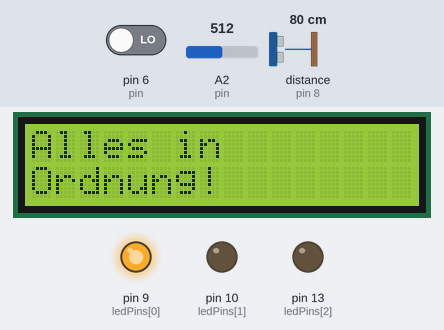
Recording of a sketch running on a simulated Arduino Uno, built with avr-gcc and run on an emulated ATmega328P. Parts: 16×2 character LCD, output pins drawn as LEDs (lit = HIGH). Dashed ring = blinking. Inputs (shaded band) come from the test bench; at power-on: distance to the obstacle (sensor on pin 8) 80 cm, A2 (pin) = 512, pin 6 (pin) LOW. The echo pulse lasts 58.3 µs per cm.

Above: at 1.2 s.
1.3 s: distance to the obstacle (sensor on pin 8) set to 11 cm
2.8 s: distance to the obstacle (sensor on pin 8) set to 8 cm
At 3.25 s:
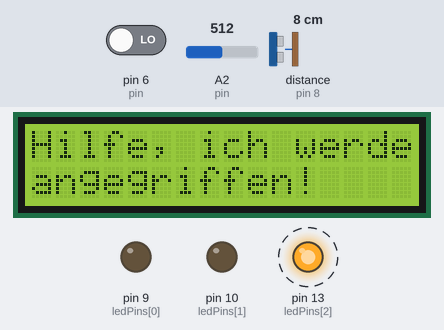
5.8 s: distance to the obstacle (sensor on pin 8) set to 18 cm
At 7.0 s:
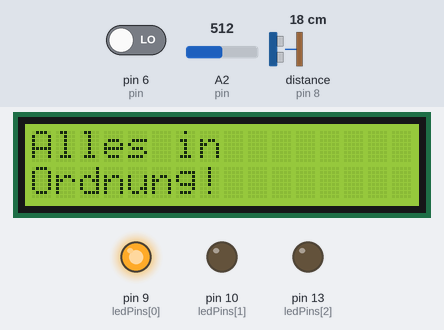
7.3 s: A2 (pin) set to 832
8.8 s: A2 (pin) set to 866
At 9.4 s:
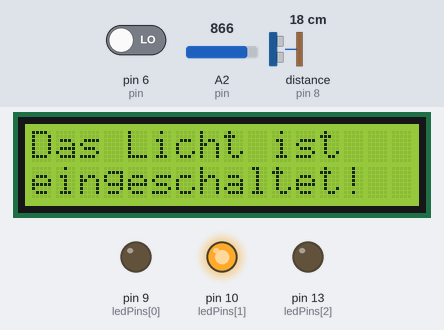
10.3 s: pin 6 (pin) driven HIGH
At 11.4 s:
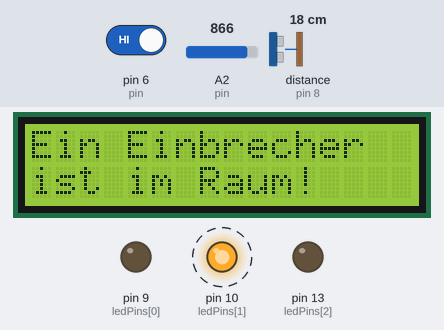
Timing chart, 0 to 14.3 s (numbered marks = the images above; inputs shaded):
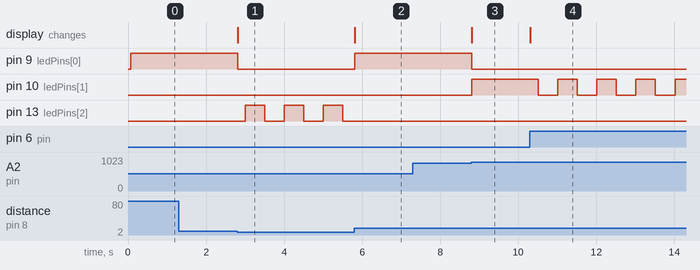

Measured:
- the behaviour switches between 10 and 9 cm on distance to the obstacle (sensor on pin 8) (found by bisection; images 0 and 1)
- the behaviour switches between 850 and 851 on A2 (pin) (found by bisection; images 2 and 3)
- after the input at 1.3 s, every drawn part: stays the same
- after the input at 2.8 s, pin 9 (ledPins[0]): HIGH → LOW at once; pin 13 (ledPins[2]): alternates HIGH for 0.50 s and LOW for 0.50 s, starting after 0.21 s; the display: changes at once (image 1)
- after the input at 5.8 s, pin 9 (ledPins[0]): LOW → HIGH at once; pin 13 (ledPins[2]): stays LOW (without the input it goes to HIGH after 0.21 s); the display: changes at once (image 2)
- after the input at 7.3 s, every drawn part: stays the same
- after the input at 8.8 s, pin 9 (ledPins[0]): HIGH → LOW at once; pin 10 (ledPins[1]): LOW → HIGH at once; the display: changes at once (image 3)
- after the input at 10.3 s, pin 10 (ledPins[1]): alternates HIGH for 0.50 s and LOW for 0.50 s, starting after 0.21 s; the display: changes at once (image 4)

The sketch:

Alarmanlage.ino
```cpp
/*
  Der leichte Einstieg in Arduino & Co.
  Projekt Alarmanlage

  Version 1.00, 09.05.2019
  Der Hobbyelektroniker
  https://community.hobbyelektroniker.ch
  https://www.youtube.com/c/HobbyelektronikerCh
  Der Code kann mit Quellenangabe frei verwendet werden.
*/

#include "globals.h"
#include "pir.h"
#include "licht.h"
#include "abstand.h"
#include "display.h"
#include "leds.h"

void setup() {
  pir_init();
  licht_init();
  abstand_init();
  display_init();
  leds_init();
}

void alarmTest() {
  int stufe;
  if (abstand_cm() < 10) {
    stufe = 4;
  } else if (licht_staerke() > 850 && pir_bewegung()) {
    stufe = 3;
  } else if (pir_bewegung()) {
    stufe = 2;
  } else if (licht_staerke() > 850) {
    stufe = 1;
  } else {
    stufe = 0;
  }
  display_show(stufe);
  leds_show(stufe);
}

void loop() {
  alarmTest();
}
```

abstand.cpp
```cpp
/*
  Der leichte Einstieg in Arduino & Co.
  Projekt Alarmanlage
  Ultraschallsensor

  Version 1.00, 09.05.2019
  Der Hobbyelektroniker
  https://community.hobbyelektroniker.ch
  https://www.youtube.com/c/HobbyelektronikerCh
  Der Code kann mit Quellenangabe frei verwendet werden.
*/


#define VERS 100

#include <arduino.h>
#include "globals.h"
#include "abstand.h"

#include <NewPing.h>

const int trigger_Pin = 7;
const int echo_Pin = 8;
const int maxDistanz = 80; // 80 cm

NewPing sonar(trigger_Pin,echo_Pin,maxDistanz);

int abstand_cm() {
  int cm = sonar.ping_cm();
  if (!cm) cm = maxDistanz;
  return cm;
}

void abstand_init() {
  pinMode(trigger_Pin,OUTPUT);
  digitalWrite(trigger_Pin,LOW);
}

int abstand_version() {
  return VERS;
}
```

abstand.h
```cpp
/*
  Der leichte Einstieg in Arduino & Co.
  Projekt Alarmanlage
  Ultraschallsensor

  Version 1.00, 09.05.2019
  Der Hobbyelektroniker
  https://community.hobbyelektroniker.ch
  https://www.youtube.com/c/HobbyelektronikerCh
  Der Code kann mit Quellenangabe frei verwendet werden.
*/

// Funktionen
int abstand_cm();

void abstand_init();   // Ultraschallsensor initialisieren
int abstand_version(); // Version (100 --> Vers. 1.00)
```

display.cpp
```cpp
/*
  Der leichte Einstieg in Arduino & Co.
  Projekt Alarmanlage
  Displayansteuerung

  Version 1.00, 09.05.2019
  Der Hobbyelektroniker
  https://community.hobbyelektroniker.ch
  https://www.youtube.com/c/HobbyelektronikerCh
  Der Code kann mit Quellenangabe frei verwendet werden.
*/

#define VERS 100

#include <arduino.h>
#include "globals.h"
#include "display.h"

#include <LiquidCrystal.h>

LiquidCrystal lcd(12, 11, 5, 4, 3, 2); // Pins für rs, en, d4, d5, d6, d7

void printX(const char a[]) {
  int i = 0;
  while (true) {
    char ch = a[i++];
    if (ch == 0) return;
    if (ch == '&') {
      ch = a[i++];
      switch (ch) {
        case 'a': lcd.write(0xE1);
                  break;
        case 'o': lcd.write(0xEF);
                  break;
        case 'u': lcd.write(0xF5);
                  break;
        default: if (ch < 128) lcd.write(ch);
      }
    } else if (ch < 128) {
      lcd.write(ch);
    }
  }
}

void display_print(String line1, String line2) {
  lcd.clear();
  printX(line1.c_str());
  lcd.setCursor(0,1); printX(line2.c_str());
}

void display_show(int neuerAlarm) {
  static int alarm = -1;
  if (alarm == neuerAlarm) return; // nichts geändert
  alarm = neuerAlarm;
  switch (alarm) {
    case 0:
      display_print("Alles in","Ordnung!");
      break;
    case 1: // Licht festgestellt
      display_print("Das Licht ist","eingeschaltet!");
      break;
    case 2: // Bewegung festgestellt
      display_print("Bewegung","festgestellt!");
      break;
    case 3: // Licht und Bewegung
      display_print("Ein Einbrecher","ist im Raum!");
      break;
    case 4: // Distanz unterschritten
      display_print("Hilfe, ich werde","angegriffen!");
      break;
    default:
      lcd.clear();
  }
}

void display_init() {
  lcd.begin(16, 2);  // 16 Zeichen, 2 Zeilen
  lcd.clear();
}

int display_version() {
  return VERS;
}
```

display.h
```cpp
/*
  Der leichte Einstieg in Arduino & Co.
  Projekt Alarmanlage
  Displayansteuerung

  Version 1.00, 09.05.2019
  Der Hobbyelektroniker
  https://community.hobbyelektroniker.ch
  https://www.youtube.com/c/HobbyelektronikerCh
  Der Code kann mit Quellenangabe frei verwendet werden.
*/

// Funktionen
// Alarmstufe  0: ok
//             1: Licht
//             2: Bewegung
//             3: Licht und Bewegung
//             4: Distanz unterschritten
void display_show(int alarmStufe);
void display_print(String line1, String line2 = "");


void display_init();
int display_version(); // Version (100 --> Vers. 1.00)
```

globals.h
```cpp
/*
  Der leichte Einstieg in Arduino & Co.
  Projekt Alarmanlage
  Globale Definitionen

  Version 1.00, 09.05.2019
  Der Hobbyelektroniker
  https://community.hobbyelektroniker.ch
  https://www.youtube.com/c/HobbyelektronikerCh
  Der Code kann mit Quellenangabe frei verwendet werden.
*/
```

leds.cpp
```cpp
/*
  Der leichte Einstieg in Arduino & Co.
  Projekt Alarmanlage
  Leuchtdioden

  Version 1.00, 09.05.2019
  Der Hobbyelektroniker
  https://community.hobbyelektroniker.ch
  https://www.youtube.com/c/HobbyelektronikerCh
  Der Code kann mit Quellenangabe frei verwendet werden.
*/

#define VERS 100

#include <arduino.h>
#include "globals.h"
#include "leds.h"

// Pin - Definitionen
const int ledPins[] = {9,10,13};

// Index in Array
const int gruen = 0;
const int gelb = 1;
const int rot = 2;

// mögliche Zustände der Led's
const int aus = 0;
const int ein = 1;
const int blinken = 2;

const int blinkZeit = 500;  // 500 ms

// Aktuelle Zustände der Led's
int ledZustand[] = {aus,aus,aus};


// Schalten der Led's, die blinken sollen
void ledBlink() {
  static unsigned long alteZeit = 0;
  unsigned long zeit = millis();
  if (zeit >= alteZeit + blinkZeit) {
    alteZeit = zeit;
    for (int i = gruen; i <= rot; i++) {
      if (ledZustand[i] == blinken) digitalWrite(ledPins[i],!digitalRead(ledPins[i]));
    }
  }
}

// Schalten der Led's, die nicht blinken sollen
void ledAnzeige() {
  for (int i = gruen; i <= rot; i++) {
    if (ledZustand[i] == aus) digitalWrite(ledPins[i],LOW);
    if (ledZustand[i] == ein) digitalWrite(ledPins[i],HIGH);
  }
}


void leds_show(int neuerAlarm) {
  static int alarm = -1;
  ledBlink();
  if (alarm == neuerAlarm) return; // nichts geändert
  alarm = neuerAlarm;
  switch (alarm) {
    case 0:
      ledZustand[gruen] = ein;
      ledZustand[gelb] = aus;
      ledZustand[rot] = aus;
      break;
    case 1:;
    case 2:
      ledZustand[gruen] = aus;
      ledZustand[gelb] = ein;
      ledZustand[rot] = aus;
      break;
    case 3:
      ledZustand[gruen] = aus;
      ledZustand[gelb] = blinken;
      ledZustand[rot] = aus;
      break;
    case 4:
      ledZustand[gruen] = aus;
      ledZustand[gelb] = aus;
      ledZustand[rot] = blinken;
      break;
  }
  ledAnzeige();
}

void leds_init() {
  for (int i = gruen; i <= rot; i++) {
    pinMode(ledPins[i],OUTPUT);
  }
}

int leds_version() {
  return VERS;
}
```

leds.h
```cpp
/*
  Der leichte Einstieg in Arduino & Co.
  Projekt Alarmanlage
  Leuchtdioden

  Version 1.00, 09.05.2019
  Der Hobbyelektroniker
  https://community.hobbyelektroniker.ch
  https://www.youtube.com/c/HobbyelektronikerCh
  Der Code kann mit Quellenangabe frei verwendet werden.
*/

// Funktionen
// Alarmstufe  0: ok
//             1: Licht
//             2: Bewegung
//             3: Licht und Bewegung
//             4: Distanz unterschritten
void leds_show(int alarmStufe);

void leds_init();   // Led's initialisieren
int leds_version(); // Version (100 --> Vers. 1.00)
```

licht.cpp
```cpp
/*
  Der leichte Einstieg in Arduino & Co.
  Projekt Alarmanlage
  Licht - Sensor (LDR)

  Version 1.00, 09.05.2019
  Der Hobbyelektroniker
  https://community.hobbyelektroniker.ch
  https://www.youtube.com/c/HobbyelektronikerCh
  Der Code kann mit Quellenangabe frei verwendet werden.
*/

#define VERS 100

#include <arduino.h>
#include "globals.h"
#include "licht.h"

// Pin - Definitionen
const int pin = A2;

int licht_staerke() {
  return analogRead(pin);
}

void licht_init() {
}

int licht_version() {
  return VERS;
}
```

licht.h
```cpp
/*
  Der leichte Einstieg in Arduino & Co.
  Projekt Alarmanlage
  Licht - Sensor (LDR)

  Version 1.00, 09.05.2019
  Der Hobbyelektroniker
  https://community.hobbyelektroniker.ch
  https://www.youtube.com/c/HobbyelektronikerCh
  Der Code kann mit Quellenangabe frei verwendet werden.
*/

// Funktionen
int licht_staerke();

void licht_init();
int licht_version();
```

pir.cpp
```cpp
/*
  Der leichte Einstieg in Arduino & Co.
  Projekt Alarmanlage
  PIR - Sensor

  Version 1.00, 14.05.2019
  Der Hobbyelektroniker
  https://community.hobbyelektroniker.ch
  https://www.youtube.com/c/HobbyelektronikerCh
  Der Code kann mit Quellenangabe frei verwendet werden.
*/

#define VERS 100

#include <arduino.h>
#include "pir.h"

// Pin - Definitionen
const int pin = 6;

boolean pir_bewegung() {
  return digitalRead(pin);
}

void pir_init() {
}

int pir_version() {
  return VERS;
}
```

pir.h
```cpp
/*
  Der leichte Einstieg in Arduino & Co.
  Projekt Alarmanlage
  PIR - Sensor

  Version 1.00, 14.05.2019
  Der Hobbyelektroniker
  https://community.hobbyelektroniker.ch
  https://www.youtube.com/c/HobbyelektronikerCh
  Der Code kann mit Quellenangabe frei verwendet werden.
*/


// Funktionen
boolean pir_bewegung();


void pir_init();
int pir_version();
```
